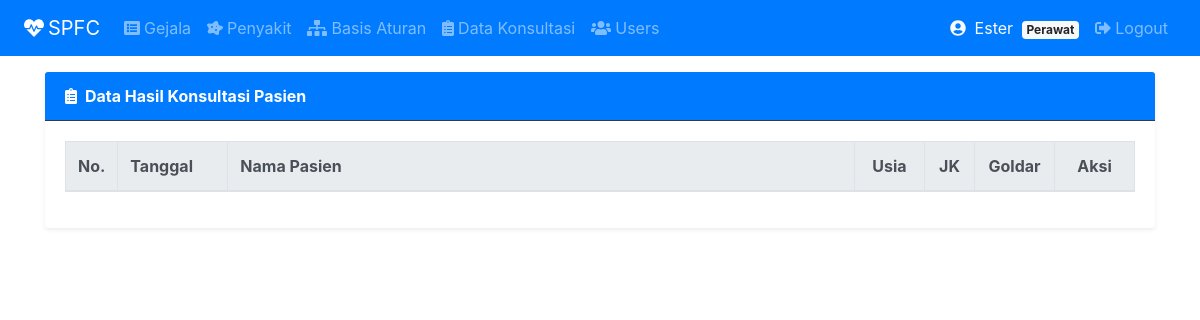
/index.php?page=konsultasiadm (signed in), run on an earlier commit of the app's database.
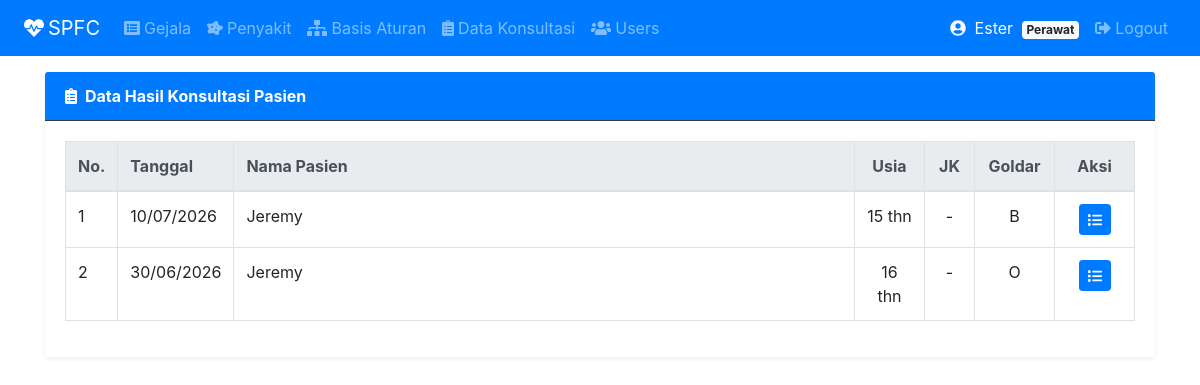
And on a later commit of the database.
### tables this page shows
CREATE TABLE `konsultasi` (
  `idkonsultasi` int(11) NOT NULL,
  `idusers` int(11) NOT NULL DEFAULT 0,
  `tanggal` date NOT NULL,
  `nama` varchar(50) NOT NULL,
  `usia` int(3) NOT NULL DEFAULT 0,
  `jenis_kelamin` varchar(1) NOT NULL DEFAULT '',
  `alamat` varchar(200) NOT NULL DEFAULT '',
  `berat_badan` decimal(5,2) NOT NULL DEFAULT 0.00,
  `tinggi_badan` decimal(5,2) NOT NULL DEFAULT 0.00,
  `golongan_darah` varchar(3) NOT NULL DEFAULT ''
);

CREATE TABLE `pasien` (
  `idpasien` int(11) NOT NULL,
  `idusers` int(11) NOT NULL,
  `nama_lengkap` varchar(100) NOT NULL,
  `tanggal_lahir` date DEFAULT NULL,
  `jenis_kelamin` enum('L','P') DEFAULT NULL,
  `golongan_darah` varchar(3) DEFAULT NULL,
  `alamat` varchar(200) DEFAULT NULL,
  `created_at` timestamp NOT NULL DEFAULT current_timestamp()
);

### tampil_konsultasiadm.php (the view, shortened to what this page needs)
<div class="card border-0 shadow-sm">
  <div class="card-header bg-primary text-white border-dark">
    <strong><i class="fas fa-clipboard-list mr-2"></i>Data Hasil Konsultasi Pasien</strong>
  </div>
  <div class="card-body">
    <div class="table-responsive">
    <table class="table table-bordered" id="myTable">
    <thead class="thead-light">
      <tr>
        <th width="50px">No.</th>
        <th width="110px">Tanggal</th>
        <th>Nama Pasien</th>
        <th width="70px" class="text-center">Usia</th>
        <th width="50px" class="text-center">JK</th>
        <th width="80px" class="text-center">Goldar</th>
        <th width="80px" class="text-center">Aksi</th>
      </tr>
    </thead>
    <tbody>
     <?php
        $no  = 1;
        $sql = "SELECT konsultasi.*, pasien.nama_lengkap AS nama
                FROM konsultasi
                INNER JOIN pasien ON konsultasi.idusers = pasien.idusers
                ORDER BY tanggal DESC, idkonsultasi DESC";
        $result = $conn->query($sql);
        while($row = $result->fetch_assoc()) {
    ?>
        <tr>
            <td><?php echo $no++; ?></td>
            <td><?php echo date('d/m/Y', strtotime($row['tanggal'])); ?></td>
            <td><?php echo htmlspecialchars($row['nama']); ?></td>
            <td class="text-center"><?php echo isset($row['usia']) && $row['usia'] > 0 ? $row['usia'] . ' thn' : '-'; ?></td>
            <td class="text-center"><?php echo !empty($row['jenis_kelamin']) ? $row['jenis_kelamin'] : '-'; ?></td>
            <td class="text-center"><?php echo !empty($row['golongan_darah']) ? $row['golongan_darah'] : '-'; ?></td>
            <td class="text-center">
                <a class="btn btn-primary btn-sm"
                   href="?page=konsultasiadm&action=detail&id=<?php echo $row['idkonsultasi']; ?>">
                    <i class="fas fa-list"></i>
                </a>
            </td>
     </tr>
    <?php
     }
    ?>
   </tbody>
</table>
</div>
</div>
</div>

What changed in the data, as far as the page shows it:
added konsultasi: tanggal "10/07/2026", pasien.nama_lengkap "Jeremy", usia "15", golongan_darah "B"
added konsultasi: tanggal "30/06/2026", pasien.nama_lengkap "Jeremy", usia "16", golongan_darah "O"
